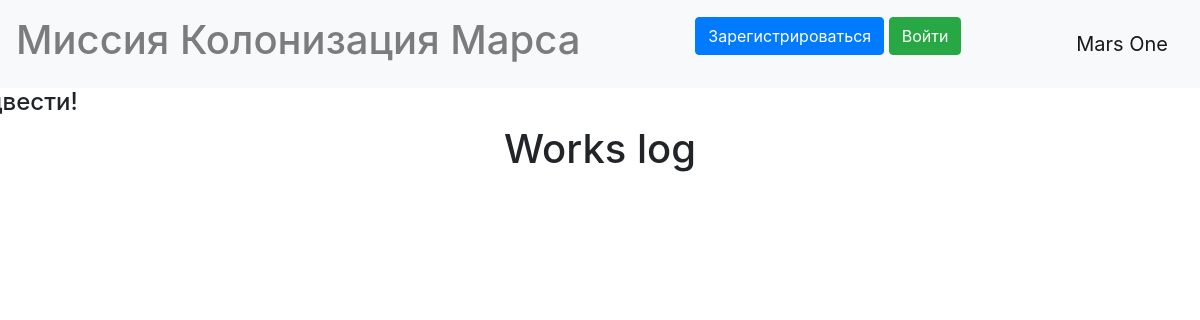
/jobs, run on an earlier commit of the app's database.
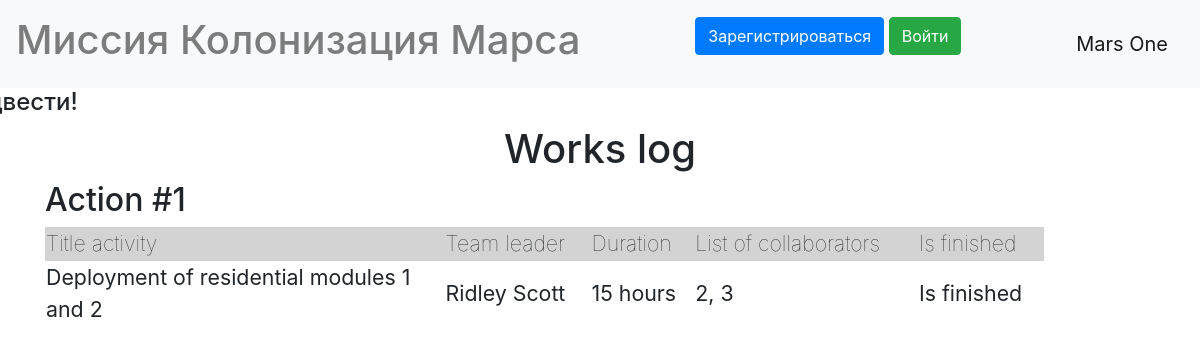
And on a later commit of the database.
### data/jobs.py (models this page shows)
class Jobs(SqlAlchemyBase, SerializerMixin):
    __tablename__ = "jobs"
    id = sqlalchemy.Column(sqlalchemy.Integer, primary_key=True, autoincrement=True)
    team_leader = sqlalchemy.Column(sqlalchemy.Integer, foreign_key=True)
    job = sqlalchemy.Column(sqlalchemy.String, nullable=True)
    work_size = sqlalchemy.Column(sqlalchemy.Integer, nullable=True)
    collaborators = sqlalchemy.Column(sqlalchemy.String, nullable=True)
    start_date = sqlalchemy.Column(sqlalchemy.DateTime)
    end_date = sqlalchemy.Column(sqlalchemy.DateTime)
    is_finished = sqlalchemy.Column(sqlalchemy.Boolean, default=False)

### data/users.py (models this page shows, shortened)
class User(SqlAlchemyBase, UserMixin, SerializerMixin):
    __tablename__ = 'users'
    id = sqlalchemy.Column(sqlalchemy.Integer, primary_key=True, autoincrement=True)
    surname = sqlalchemy.Column(sqlalchemy.String, nullable=True)
    name = sqlalchemy.Column(sqlalchemy.String, nullable=True)
    age = sqlalchemy.Column(sqlalchemy.Integer, nullable=True)
    position = sqlalchemy.Column(sqlalchemy.String, nullable=True)
    speciality = sqlalchemy.Column(sqlalchemy.String, nullable=True)
    address = sqlalchemy.Column(sqlalchemy.String, nullable=True)
    email = sqlalchemy.Column(sqlalchemy.String, unique=True, nullable=True)
    hashed_password = sqlalchemy.Column(sqlalchemy.String, nullable=True)
    created_date = sqlalchemy.Column(sqlalchemy.DateTime, default=datetime.datetime.now())

### main.py (the view)
@app.route("/jobs")
def jobs():
    dbs = db_session.create_session()
    jbs = dbs.query(Jobs).all()
    cls = dbs.query(User).all()
    return render_template("jobs.html", title="Works log", jobs=jbs, colonists=cls)

### data/db_session.py (called while the page is built)
def create_session() -> Session:
    global __factory
    return __factory()

### templates/jobs.html
{%extends "base.html"%}
{%block content%}
<link rel="stylesheet" type="text/css" href="../static/css/jobs.css">
<h1 style="text-align: center;">Works log</h1>
{%for job in jobs%}
<h2>Action #{{loop.index}}</h2>
<table style="width: 90%;">
	<tr>
		<th style="width: 40%;">Title activity</th>
		<th>Team leader</th>
		<th>Duration</th>
		<th>List of collaborators</th>
		<th>Is finished</th>
	</tr>
	<tr style="height: 48pt;">
		<td>{{job.job.capitalize()}}</td>
		<td>{{colonists[job.team_leader - 1].surname}} {{colonists[job.team_leader - 1].name}}</td>
		<td>{{job.work_size}} hours</td>
		<td>{{job.collaborators}}</td>
		<td>
			{%if job.is_finished%}
			Is finished
			{%else%}
			Is not finished
			{%endif%}
		</td>
	</tr>
</table>
{%endfor%}
{%endblock%}

### templates/base.html (shortened to what this page needs)
<!DOCTYPE html>
<html lang="en">
<head>
    <link rel="stylesheet" href="https://stackpath.bootstrapcdn.com/bootstrap/4.4.1/css/bootstrap.min.css"
>
</head>
<body>
<header>
  <nav class="navbar navbar-light bg-light">
      <h1 class="navbar-text">Миссия Колонизация Марса</h1>
      {% if current_user.is_authenticated %}
    <a class="navbar-brand" href="/logout">{{ current_user.name }}</a>
{% else %}
    <p>
        <a class="btn btn-primary " href="/register">Зарегистрироваться</a>
        <a class="btn btn-success" href="/login">Войти</a>
    </p>
{% endif %}
    <a class="navbar-brand" href="#">Mars One</a>
  </nav>
</header>
<main role="main" class="container">
    <h4 style="text-align: left; margin-left: -33%;">И на Марсе будут яблони цвести!</h4>
  {%block content%}{%endblock%}
</main>
</body>
</html>

### static/css/jobs.css (style rules this page uses)
th { background-color: lightgrey; font-size: 16pt; font-weight: lighter; }
tr { font-size: 16pt; }

What changed in the data, as far as the page shows it:
added Jobs: job "Deployment of residential modules 1 and 2", team_leader.surname "Ridley", team_leader.name "Scott", work_size "15", collaborators "2, 3", is_finished "Is finished"
